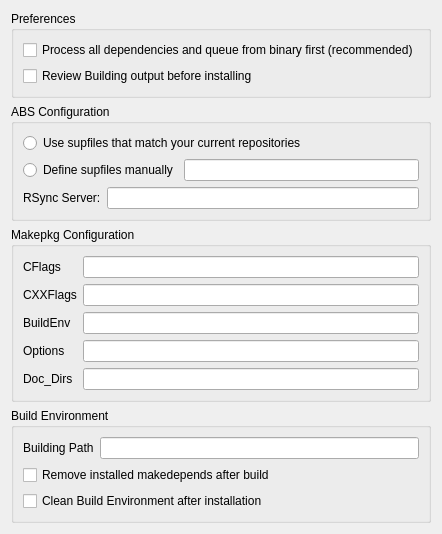
     <widget class="QWidget" name="Seite_3">
      <layout class="QGridLayout">
       <item row="0" column="0">
        <widget class="QGroupBox" name="groupBox_9">
         <property name="title">
          <string>Preferences</string>
         </property>
         <layout class="QGridLayout">
          <item row="0" column="0">
           <widget class="QCheckBox" name="makeDepsSourceBox">
            <property name="text">
             <string>Process all dependencies and queue from binary first (recommended)</string>
            </property>
           </widget>
          </item>
          <item row="1" column="0">
           <widget class="QCheckBox" name="reviewBuildOutBox">
            <property name="text">
             <string>Review Building output before installing</string>
            </property>
           </widget>
          </item>
         </layout>
        </widget>
       </item>
       <item row="1" column="0">
        <widget class="QGroupBox" name="groupBox_7">
         <property name="title">
          <string>ABS Configuration</string>
         </property>
         <layout class="QGridLayout">
          <item row="0" column="0" colspan="3">
           <widget class="QRadioButton" name="useMatchSupRadio">
            <property name="text">
             <string>Use supfiles that match your current repositories</string>
            </property>
           </widget>
          </item>
          <item row="1" column="0" colspan="2">
           <widget class="QRadioButton" name="useCustomSupRadio">
            <property name="text">
             <string>Define supfiles manually</string>
            </property>
           </widget>
          </item>
          <item row="1" column="2">
           <widget class="QLineEdit" name="supEdit"/>
          </item>
          <item row="2" column="0">
           <widget class="QLabel" name="label_21">
            <property name="text">
             <string>RSync Server:</string>
            </property>
           </widget>
          </item>
          <item row="2" column="1" colspan="2">
           <widget class="QLineEdit" name="rsyncServerEdit"/>
          </item>
         </layout>
        </widget>
       </item>
       <item row="2" column="0">
        <widget class="QGroupBox" name="groupBox_8">
         <property name="title">
          <string>Makepkg Configuration</string>
         </property>
         <layout class="QGridLayout">
          <item row="0" column="0">
           <widget class="QLabel" name="label_9">
            <property name="text">
             <string>CFlags</string>
            </property>
           </widget>
          </item>
          <item row="0" column="1">
           <widget class="QLineEdit" name="CFlagEdit"/>
          </item>
          <item row="1" column="0">
           <widget class="QLabel" name="label_10">
            <property name="text">
             <string>CXXFlags</string>
            </property>
           </widget>
          </item>
          <item row="1" column="1">
           <widget class="QLineEdit" name="CXXFlagEdit"/>
          </item>
          <item row="2" column="0">
           <widget class="QLabel" name="label_11">
            <property name="text">
             <string>BuildEnv</string>
            </property>
           </widget>
          </item>
          <item row="2" column="1">
           <widget class="QLineEdit" name="buildEnvEdit"/>
          </item>
          <item row="3" column="0">
           <widget class="QLabel" name="label_12">
            <property name="text">
             <string>Options</string>
            </property>
           </widget>
          </item>
          <item row="3" column="1">
           <widget class="QLineEdit" name="optionsMkPkgEdit"/>
          </item>
          <item row="4" column="0">
           <widget class="QLabel" name="label_13">
            <property name="text">
             <string>Doc_Dirs</string>
            </property>
           </widget>
          </item>
          <item row="4" column="1">
           <widget class="QLineEdit" name="docDirsEdit"/>
          </item>
         </layout>
        </widget>
       </item>
       <item row="3" column="0">
        <widget class="QGroupBox" name="groupBox_10">
         <property name="title">
          <string>Build Environment</string>
         </property>
         <layout class="QGridLayout">
          <item row="0" column="0">
           <widget class="QLabel" name="label_14">
            <property name="text">
             <string>Building Path</string>
            </property>
           </widget>
          </item>
          <item row="0" column="1">
           <widget class="QLineEdit" name="buildPathEdit"/>
          </item>
          <item row="1" column="0" colspan="2">
           <widget class="QCheckBox" name="cleanMakeDepsBox">
            <property name="text">
             <string>Remove installed makedepends after build</string>
            </property>
           </widget>
          </item>
          <item row="2" column="0" colspan="2">
           <widget class="QCheckBox" name="cleanBuildEnvBox">
            <property name="text">
             <string>Clean Build Environment after installation</string>
            </property>
           </widget>
          </item>
         </layout>
        </widget>
       </item>
      </layout>
     </widget>
